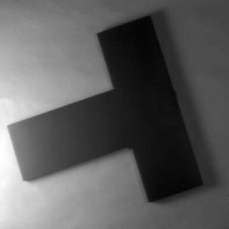
#> input picture hough/hough1.png, 229 x 229 px
$ python Hough.py
#> lines starting #> are read from the running program, lines starting #| are printed output that depends on the picture; after the words box and inside, x2 and y2 are one past the last pixel; in counts of white or black regions, pixels touching at a corner belong together
import cv2
import numpy as np

def houghTransform(edgeMap, p_max):

    (height, width) = edgeMap.shape[:2]
    degrees = 180
    houghImage = np.zeros((2*(p_max+1)+1, degrees+1), dtype=np.uint8)

    for x in range(width):
        for y in range(height):
            if edgeMap[y][x] != 0:
                for theta in range(1,degrees):
                    p = x*np.cos(theta*np.pi/180) + y*np.sin(theta*np.pi/180)
                    p = int(p + p_max)
                    if(houghImage[p][theta] < 255):
                        houghImage[p][theta] += 1

    return houghImage


def findPointsForLine(p, theta, width, height):
    x_0 = 0
    y_0 = 0
    try:
        y_0 = int(p/np.sin(theta*np.pi/180))
    except ZeroDivisionError:
        x_0 = p
        y_0 = 0

    x_1 = width - 1
    y_1 = 0
    try:
        y_1 = int((p - x_1 * np.cos(theta * np.pi / 180)) / np.sin(theta * np.pi / 180))
    except ZeroDivisionError:
        x_1 = p
        y_1 = 1

    y_2 = 0
    x_2 = 0
    try:
        x_2 = int(p/np.cos(theta*np.pi/180))
    except ZeroDivisionError:
        y_2 = p
        x_2 = 0

    y_3 = height - 1
    x_3 = 0
    try:
        x_3 = int((p - y_3 * np.sin(theta*np.pi/180))/np.cos(theta * np.pi/180))
    except ZeroDivisionError:
        y_3 = p
        x_3 = 1

    points = np.zeros((4,2), dtype=np.uint8)
    k = 0
    if y_0 >= 0 and y_0 < height:
        points[k][0] = np.uint8(x_0)
        points[k][1] = np.uint8(y_0)
        k += 1

    if y_1 >= 0 and y_1 < height:
        points[k][0] = np.uint8(x_1)
        points[k][1] = np.uint8(y_1)
        k += 1

    if x_2 >= 0 and x_2 < width:
        points[k][0] = np.uint8(x_2)
        points[k][1] = np.uint8(y_2)
        k += 1

    if x_3 >= 0 and x_3 < width:
        points[k][0] = np.uint8(x_3)
        points[k][1] = np.uint8(y_3)
        k += 1
    return points


if __name__ == "__main__":
    img = cv2.imread("./hough/hough1.png")
#> img is the input picture: shape (229, 229, 3); min 2, max 255, mean 93.1
    cannyEdgeImg = cv2.Canny(img,100,200)
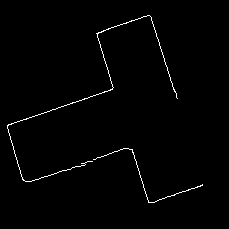
#> cannyEdgeImg: shape (229, 229); 1.1% white in thin lines or dots, all inside (x1, y1, x2, y2) = (7, 15, 203, 203)
    (height, width) = cannyEdgeImg.shape[:2]
#> height = 229; width = 229
    p_max = int(np.sqrt(height**2 + width**2))
#> p_max = 323
    houghImage = houghTransform(cannyEdgeImg, p_max)
    threshold = 40

    lineDict = {}
    (houghHeight, houghWidth) = houghImage.shape[:2]
#> houghHeight = 649; houghWidth = 181
    for p in range(houghHeight):
        for t in range(houghWidth):
            if houghImage[p][t] >= threshold:
                if p not in lineDict:
                    lineDict[p-p_max] = []
                lineDict[p-p_max].append(t)

    print(lineDict)
#| {-140: [163], -138: [162], -136: [161], -84: [164], -83: [163], 28: [164], 62: [71], 119: [72], 120: [72], 121: [70], 180: [71], 181: [74], 182: [69], 238: [72], 240: [71]}
    i = 0
    for p in lineDict:
        for theta in lineDict[p]:
            points = findPointsForLine(p, theta, width, height)
            cv2.line(img, (points[0][0], points[0][1]), (points[1][0], points[1][1]), (255,255), 1)
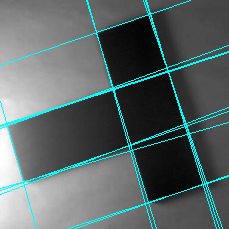
#> img: shape (229, 229, 3); 5.34% of pixels changed, all inside (x1, y1, x2, y2) = (0, 0, 229, 229)
    cv2.imshow("Edge Map", cannyEdgeImg)
    cv2.imshow("Hough Map", houghImage)
    cv2.imshow("Imagem das Linhas", img)
    cv2.waitKey(0)
    cv2.destroyAllWindows()

$ run again, with hough/estrada.png copied over hough/hough1.png
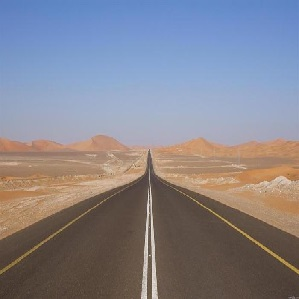
#> input picture hough/estrada.png, 299 x 299 px
#> img is the input picture: shape (299, 299, 3); mean B, G, R 140.5, 131.4, 133.1
#> `cannyEdgeImg = cv2.Canny(img,100,200)`:
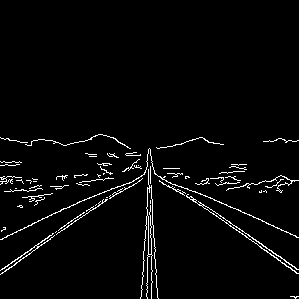
#> cannyEdgeImg: shape (299, 299); 3.1% white in thin lines or dots, all inside (x1, y1, x2, y2) = (0, 134, 299, 299)
#> (printed output is left out)
#> after the loop `for p in lineDict:`:
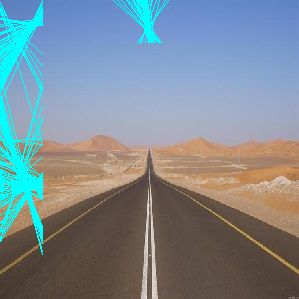
#> img: shape (299, 299, 3); 5.99% of pixels changed, all inside (x1, y1, x2, y2) = (0, 0, 169, 255)
